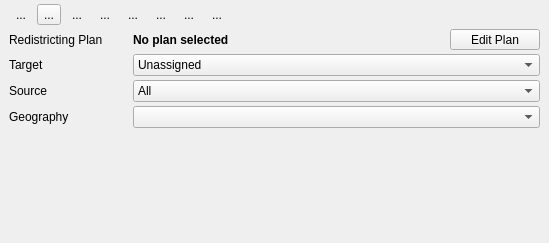
<?xml version="1.0" encoding="UTF-8"?>
<ui version="4.0">
 <class>qdwDistrictTools</class>
 <widget class="QDockWidget" name="qdwDistrictTools">
  <property name="geometry">
   <rect>
    <x>0</x>
    <y>0</y>
    <width>549</width>
    <height>243</height>
   </rect>
  </property>
  <property name="sizePolicy">
   <sizepolicy hsizetype="Preferred" vsizetype="Minimum">
    <horstretch>0</horstretch>
    <verstretch>0</verstretch>
   </sizepolicy>
  </property>
  <property name="windowTitle">
   <string>QGIS Redistricting - Paint Districts</string>
  </property>
  <widget class="QWidget" name="dockWidgetContents">
   <layout class="QVBoxLayout" name="verticalLayout">
    <property name="spacing">
     <number>4</number>
    </property>
    <property name="topMargin">
     <number>4</number>
    </property>
    <item>
     <widget class="QFrame" name="frame">
      <property name="sizePolicy">
       <sizepolicy hsizetype="Preferred" vsizetype="Fixed">
        <horstretch>0</horstretch>
        <verstretch>0</verstretch>
       </sizepolicy>
      </property>
      <property name="frameShape">
       <enum>QFrame::NoFrame</enum>
      </property>
      <property name="frameShadow">
       <enum>QFrame::Plain</enum>
      </property>
      <layout class="QHBoxLayout" name="horizontalLayout_2">
       <property name="spacing">
        <number>4</number>
       </property>
       <property name="leftMargin">
        <number>0</number>
       </property>
       <property name="topMargin">
        <number>0</number>
       </property>
       <property name="rightMargin">
        <number>0</number>
       </property>
       <property name="bottomMargin">
        <number>0</number>
       </property>
       <item>
        <widget class="QToolButton" name="btnAssign">
         <property name="text">
          <string>...</string>
         </property>
         <property name="autoRaise">
          <bool>true</bool>
         </property>
        </widget>
       </item>
       <item>
        <widget class="QToolButton" name="btnPaintRectangle">
         <property name="text">
          <string>...</string>
         </property>
        </widget>
       </item>
       <item>
        <widget class="QToolButton" name="btnSelectByGeography">
         <property name="text">
          <string>...</string>
         </property>
         <property name="autoRaise">
          <bool>true</bool>
         </property>
        </widget>
       </item>
       <item>
        <widget class="QToolButton" name="btnCommitUpdate">
         <property name="text">
          <string>...</string>
         </property>
         <property name="autoRaise">
          <bool>true</bool>
         </property>
        </widget>
       </item>
       <item>
        <widget class="QToolButton" name="btnRollbackUpdate">
         <property name="text">
          <string>...</string>
         </property>
         <property name="autoRaise">
          <bool>true</bool>
         </property>
        </widget>
       </item>
       <item>
        <widget class="QToolButton" name="btnUndo">
         <property name="text">
          <string>...</string>
         </property>
         <property name="autoRaise">
          <bool>true</bool>
         </property>
        </widget>
       </item>
       <item>
        <widget class="QToolButton" name="btnRedo">
         <property name="text">
          <string>...</string>
         </property>
         <property name="autoRaise">
          <bool>true</bool>
         </property>
        </widget>
       </item>
       <item>
        <widget class="QToolButton" name="btnPreview">
         <property name="text">
          <string>...</string>
         </property>
         <property name="autoRaise">
          <bool>true</bool>
         </property>
        </widget>
       </item>
       <item>
        <spacer name="horizontalSpacer">
         <property name="orientation">
          <enum>Qt::Horizontal</enum>
         </property>
         <property name="sizeHint" stdset="0">
          <size>
           <width>40</width>
           <height>20</height>
          </size>
         </property>
        </spacer>
       </item>
      </layout>
     </widget>
    </item>
    <item>
     <layout class="QGridLayout" name="gridLayout">
      <item row="1" column="0">
       <widget class="QLabel" name="lblTarget">
        <property name="text">
         <string>Target</string>
        </property>
       </widget>
      </item>
      <item row="1" column="1" colspan="2">
       <widget class="QComboBox" name="cmbTarget">
        <property name="sizePolicy">
         <sizepolicy hsizetype="MinimumExpanding" vsizetype="Fixed">
          <horstretch>0</horstretch>
          <verstretch>0</verstretch>
         </sizepolicy>
        </property>
        <item>
         <property name="text">
          <string>Unassigned</string>
         </property>
        </item>
        <item>
         <property name="text">
          <string>New district</string>
         </property>
        </item>
       </widget>
      </item>
      <item row="2" column="1" colspan="2">
       <widget class="QComboBox" name="cmbSource">
        <item>
         <property name="text">
          <string>All</string>
         </property>
        </item>
        <item>
         <property name="text">
          <string>Unassigned</string>
         </property>
        </item>
       </widget>
      </item>
      <item row="0" column="2">
       <widget class="QToolButton" name="btnEditPlan">
        <property name="sizePolicy">
         <sizepolicy hsizetype="Fixed" vsizetype="Fixed">
          <horstretch>0</horstretch>
          <verstretch>0</verstretch>
         </sizepolicy>
        </property>
        <property name="minimumSize">
         <size>
          <width>90</width>
          <height>0</height>
         </size>
        </property>
        <property name="toolTip">
         <string>Change active plan</string>
        </property>
        <property name="text">
         <string>Edit Plan</string>
        </property>
        <property name="toolButtonStyle">
         <enum>Qt::ToolButtonTextOnly</enum>
        </property>
       </widget>
      </item>
      <item row="2" column="0">
       <widget class="QLabel" name="lblSource">
        <property name="text">
         <string>Source</string>
        </property>
       </widget>
      </item>
      <item row="3" column="0">
       <widget class="QLabel" name="lblGeoSelect">
        <property name="sizePolicy">
         <sizepolicy hsizetype="Minimum" vsizetype="Preferred">
          <horstretch>0</horstretch>
          <verstretch>0</verstretch>
         </sizepolicy>
        </property>
        <property name="minimumSize">
         <size>
          <width>120</width>
          <height>0</height>
         </size>
        </property>
        <property name="toolTip">
         <string>District by geography</string>
        </property>
        <property name="statusTip">
         <string>When painting districts, all features within the geography specified by the selected field will be painted</string>
        </property>
        <property name="text">
         <string>Geography</string>
        </property>
        <property name="wordWrap">
         <bool>false</bool>
        </property>
       </widget>
      </item>
      <item row="0" column="1">
       <widget class="QLabel" name="lblPlanName">
        <property name="sizePolicy">
         <sizepolicy hsizetype="MinimumExpanding" vsizetype="Preferred">
          <horstretch>0</horstretch>
          <verstretch>0</verstretch>
         </sizepolicy>
        </property>
        <property name="minimumSize">
         <size>
          <width>200</width>
          <height>0</height>
         </size>
        </property>
        <property name="font">
         <font>
          <weight>75</weight>
          <bold>true</bold>
         </font>
        </property>
        <property name="text">
         <string>No plan selected</string>
        </property>
       </widget>
      </item>
      <item row="0" column="0">
       <widget class="QLabel" name="lblPlan">
        <property name="text">
         <string>Redistricting Plan</string>
        </property>
       </widget>
      </item>
      <item row="3" column="1" colspan="2">
       <widget class="QComboBox" name="cmbGeoSelect"/>
      </item>
     </layout>
    </item>
    <item>
     <spacer name="verticalSpacer">
      <property name="orientation">
       <enum>Qt::Vertical</enum>
      </property>
      <property name="sizeHint" stdset="0">
       <size>
        <width>20</width>
        <height>40</height>
       </size>
      </property>
     </spacer>
    </item>
   </layout>
  </widget>
 </widget>
 <resources/>
 <connections/>
</ui>
